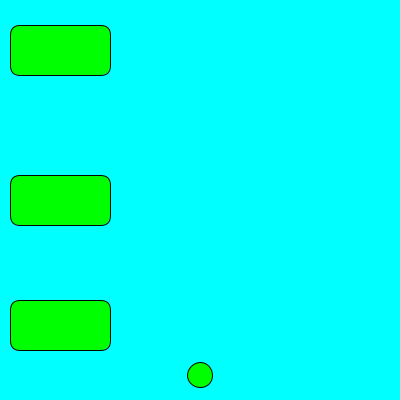
Frame 1 (no input)
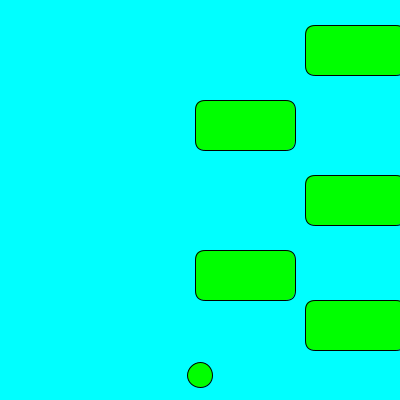
Frame 60 (the mouse pressed at the canvas centre just before this capture)
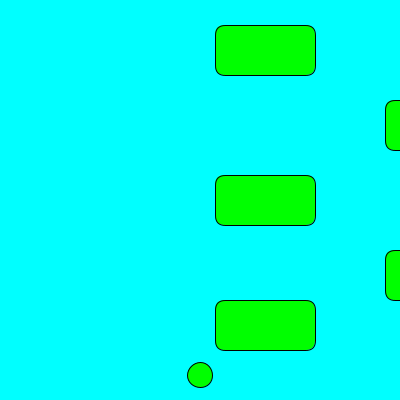
Frame 120 (the mouse held since frame 60 and released just before this capture)

The Processing sketch that drew these frames (run headless with seeded random() and noise(); from frame 60 on, the mouse is pressed at the canvas centre):

// Processing sketch: Frogger
// ── Frogger.pde
void setup(){
  size(400,400);
  
  
  
  
  
  
  
  
  
  
  
  
  
  
  
  
}
int frogX =200;
int frogY = 375;
  
 
 
 Car car =new Car(10,25,100,50,10);
 Car car2 =new Car(490,100,100,50,10);
 Car car3 =new Car(10,175,100,50,10);
 Car car4 =new Car(490,250,100,50,10);
 Car car5 =new Car(10,300,100,50,10);
void draw(){

  background(0,255,255);
  fill(0,221,0);
 car.display();
 car2.display();
 car3.display();
 car4.display();
 car5.display();
 car.MoveRight();
  car2.Moveleft();
   car3.MoveRight();
    car4.Moveleft();
     car5.MoveRight();
     
 Boolean check = canvasCheck(frogX,frogY);
 

  ellipse(frogX,frogY,25,25);
  if(check == false){
    frogX = 200;
    frogY = 375;
   
  }
   
   
}
void keyPressed()
{
  if(key == CODED){
      if(keyCode == UP)
      {
      frogY -= 10;
      }
      else if(keyCode == DOWN)
      {
        frogY += 10;
      }
      else if(keyCode == RIGHT)
      {
    frogX += 10;
      }
      else if(keyCode == LEFT)
      {
       frogX -= 10;
      }
   }
}
 Boolean canvasCheck (int frogX, int frogY ){
  if (frogX < 0){
    return false;
    
  }
  else if(frogX >400){
    return false;
    
  }
  else if(frogY < 0){
    return false;
  }
  else if(frogY >400){
  return false;
  }
  else{   
    return true;
  }}

public class Car{
  int carX;
  int carY;
  int carW;
  int carH;
  int carS;
 public Car  (int carX,int carY,int carW,int carH,int carS){
  
  
  this.carX= carX;
   this.carY= carY;
   this.carW= carW;
   this.carH= carH;
   this.carS= carS;
  
  }
   void display() 
  {
    fill(0,255,0);
  
    rect(carX,carY,carW,carH,carS);
  }
public void MoveRight(){
  carX += 5;
  if(carX >= 400){
    carX=10;}
   
   
    
}
public void Moveleft(){
  carX += -5;
 if ( carX <=0){
      carX= 490;
    }
}

public  int getCarX (){
    return this.carX;
  }
  public  int getCarY (){
    return this.carY;
  }
  public int getCarS (){
    return this.carS;
  }
  boolean intersects(Car car) {
if ((frogY > car.getCarY() && frogY < car.getCarY()+50) && (frogX > car.getCarX() && frogX < car.getCarX()+car.getCarS()))
          return true;
    else 
        return false;
}
}
